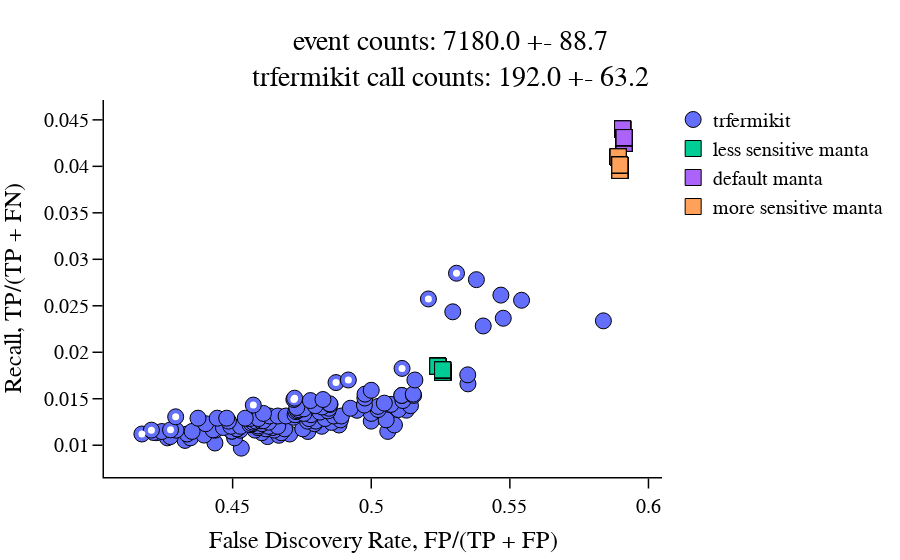

Write notebook code for a chart like this one.
### Code cell
plot_TPRs_FDRs(svtype='INS', regions='all')

### Figure 1 — Plotly figure (JSON) as saved in the notebook; plotly's stock layout.template omitted (floating-point values rounded to 4 significant figures; data arrays with more than 128 entries replaced by an {"elided": "..."} marker saying what was removed)
{"data": [{"marker": {"line": {"color": "black", "width": 1}, "size": 16, "symbol": "circle"}, "mode": "markers", "name": "trfermikit", "type": "scatter", "x": {"elided": "135 float values"}, "y": {"elided": "135 float values"}}, {"marker": {"color": "white", "line": {"color": "black", "width": 0}, "size": 7, "symbol": "circle"}, "mode": "markers", "showlegend": false, "type": "scatter", "x": [0.4173, 0.4207, 0.4276, 0.4294, 0.4574, 0.4721, 0.4724, 0.4873, 0.4917, 0.5111, 0.5206, 0.5308], "y": [0.01121, 0.01162, 0.01165, 0.01305, 0.01432, 0.01492, 0.01506, 0.01674, 0.01702, 0.01826, 0.02573, 0.0285]}, {"marker": {"line": {"color": "black", "width": 1}, "size": 16, "symbol": "square"}, "mode": "markers", "name": "less sensitive manta", "type": "scatter", "x": {"elided": "135 float values"}, "y": {"elided": "135 float values"}}, {"marker": {"line": {"color": "black", "width": 1}, "size": 16, "symbol": "square"}, "mode": "markers", "name": "default manta", "type": "scatter", "x": {"elided": "135 float values"}, "y": {"elided": "135 float values"}}, {"marker": {"line": {"color": "black", "width": 1}, "size": 16, "symbol": "square"}, "mode": "markers", "name": "more sensitive manta", "type": "scatter", "x": {"elided": "135 float values"}, "y": {"elided": "135 float values"}}], "layout": {"font": {"color": "black", "family": "Arial", "size": 20}, "plot_bgcolor": "white", "title": {"text": "event counts: 7180.0 +- 88.7<br>trfermikit call counts: 192.0 +- 63.2", "x": 0.5}, "xaxis": {"linecolor": "black", "linewidth": 1.5, "showgrid": false, "showline": true, "tickcolor": "black", "ticklen": 10, "ticks": "outside", "tickwidth": 1.5, "title": {"text": "False Discovery Rate, FP/(TP + FP)"}}, "yaxis": {"linecolor": "black", "linewidth": 1.5, "showgrid": false, "showline": true, "tickcolor": "black", "ticklen": 10, "ticks": "outside", "tickwidth": 1.5, "title": {"text": "Recall, TP/(TP + FN)"}}}}
